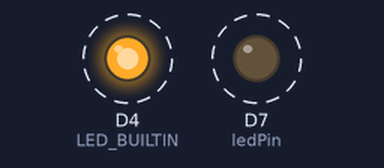
A sketch run on a simulated ESP8266 (NodeMCU). Shown: output pins drawn as LEDs (lit = HIGH, except the on-board LED, lit = LOW). Dashed ring = blinking. What the sketch prints to the serial monitor is not drawn.

Above: at 0.2 s.
Timing chart, 0 to 3.0 s (numbered marks = the images above):
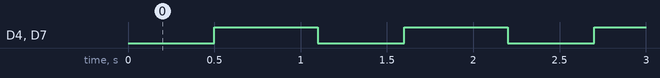

Measured:
- by itself, D4 (LED_BUILTIN), D7 (ledPin): alternates HIGH for 0.60 s and LOW for 0.50 s

The sketch:

1.LED_Output.ino
```cpp
const int ledPin = D7; // กำหนดตัวแปรขาที่ต่อกับ LED (const คือค่าคงที่)
int timeOn = 500; // กำหนดค่าระยะเวลาให้ LED ติด
int timeOff = 600;  // กำหนดค่าระยะเวลาให้ LED ดับ
void setup() {
  Serial.begin(9600); // เริ่มต้นการสื่อสาร
  pinMode(ledPin, OUTPUT); // ตั้งค่าให้ขา ledPin เป็นเอ้าต์พุต
  pinMode(LED_BUILTIN, OUTPUT); // ตั้งค่าให้ขา เป็นเอ้าต์พุต
  Serial.println(" LED On/Off "); // ส่งข้อมูลไปที่หน้าต่าง Serial Monitor (Print ค่า String)
  Serial.println(timeOn + timeOff); // ส่งข้อมูลไปที่หน้าต่าง Serial Monitor (Print ผลการคำนวณตัวเลข)
}
void loop() {
  digitalWrite(ledPin, 0); //เอ้าต์พุตขา ledPin เป็น 0 หลอด LED ติด
  digitalWrite(LED_BUILTIN, LOW); //ตั้งค่าให้ขา Built-in LED ติด
  Serial.println("LED On"); // Print สถานะ LED On ที่หน้าต่าง Serial
  delay(timeOn); //หน่วงเวลารอ 500 ms หรือ 0.5 วินาที
  digitalWrite(LED_BUILTIN, HIGH); //ตั้งค่าให้ขา Built-in LED ดับ
  digitalWrite(ledPin, 1); //เอ้าต์พุตขา ledPin เป็น 1 หลอด LED ดับ
  Serial.println("LED Off"); // Print สถานะ LED Off ที่หน้าต่าง Serial
  delay(timeOff); //หน่วงเวลารอ 600 ms หรือ 0.6 วินาที
}
```
